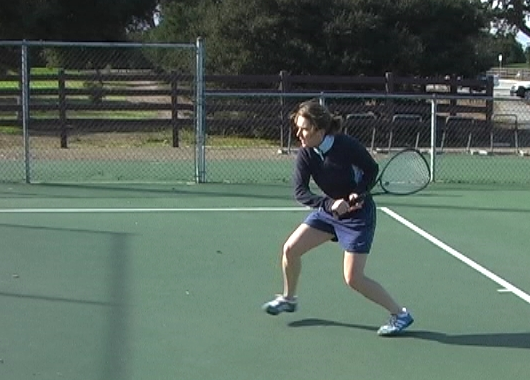
#> input picture eccv2004Matlab/tennis492.ppm, 530 x 380 px; its folder holds only this picture in this run
$ python -i Untitled.py   (imports and definitions only)
#> lines starting #> are read from the running program, lines starting #| are printed output that depends on the picture

# coding: utf-8

# # Presentation

# In[1]:

import cv2
import numpy as np
import matplotlib.pyplot as plt
import sys
import caffe
import os
plt.rcParams['image.interpolation'] = 'nearest'  # don't interpolate: show square pixels
plt.rcParams['image.cmap'] = 'gray'  # use grayscale output rather than a (potentially misleading) color heatmap
# In[2]:

# [34 lines left out: functions show_imgs, load_list, load_img, load_imgs, not called in this run]

def load_video(video, data_dir, mask = None, reverse = False, flip = False):
    filenames = os.listdir(os.path.join(data_dir, video))
    filenames = filter(lambda x: x[-4:] == 'jpeg', filenames)
    if mask is not None:
        filenames = filter(mask, filenames)
    filenames.sort()
    filenames = map(lambda x: os.path.join(data_dir, video, x), filenames)
    imgs = load_imgs(filenames, reverse, flip)
    return imgs

# [15 lines left out: functions registration, _optical_flow, not called in this run]

def optical_flow(imgs):
    imgs = map(lambda x: cv2.cvtColor(x, cv2.COLOR_BGR2GRAY), imgs)
    p = Pool(3)
    flows = p.map(lambda x: _optical_flow(imgs, x), range(1,len(imgs) - 1))
    return flows

# [39 lines left out: functions _optical_flow_to_motion, optical_flow_to_motion, extract_key_frames, is_forward, stack_img, _save_flow, not called in this run]


# In[3]:

video = 'F_aqvxyejK0MQ'
# [1 line that did not run here, left out]


# In[4]:

# [1 line that did not run here, left out]


# In[5]:

# [1 line that did not run here, left out]


# In[6]:

# [1 line that did not run here, left out]
# [1 line that did not run here, left out]


# In[7]:

# [1 line that did not run here, left out]
# [1 line that did not run here, left out]


# In[8]:

# [1 line that did not run here, left out]
# [1 line that did not run here, left out]


# In[9]:

# [35 lines not run here, left out]


# In[ ]:

>>> import cv2
>>> picture = cv2.imread('eccv2004Matlab/tennis492.ppm', cv2.IMREAD_GRAYSCALE)
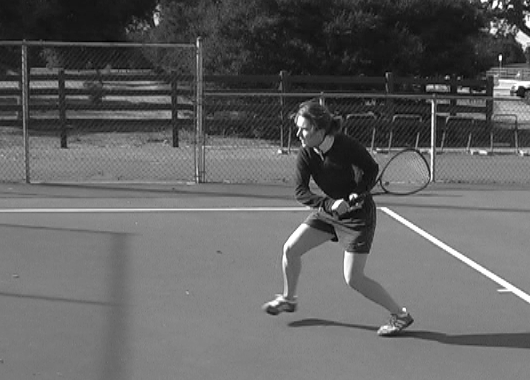
#> picture: shape (380, 530); min 1, max 255, mean 98.1
#> (the run stopped early here; a loop or call above may not have finished)

$ run again, on eccv2004Matlab/tennis493.ppm
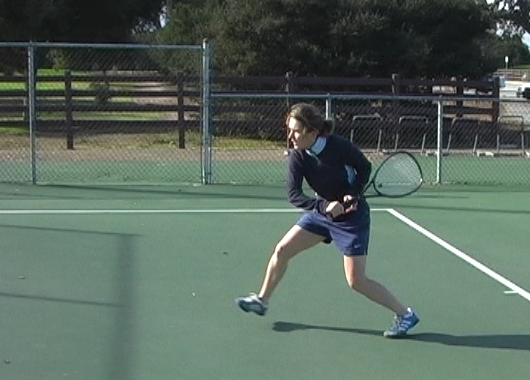
#> input picture eccv2004Matlab/tennis493.ppm, 530 x 380 px
#> `picture = cv2.imread('eccv2004Matlab/tennis492.ppm', cv2.IMREAD_GRAYSC..`:
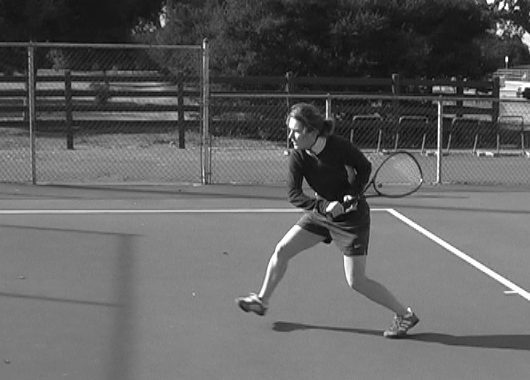
#> picture: shape (380, 530); min 1, max 255, mean 97.7
